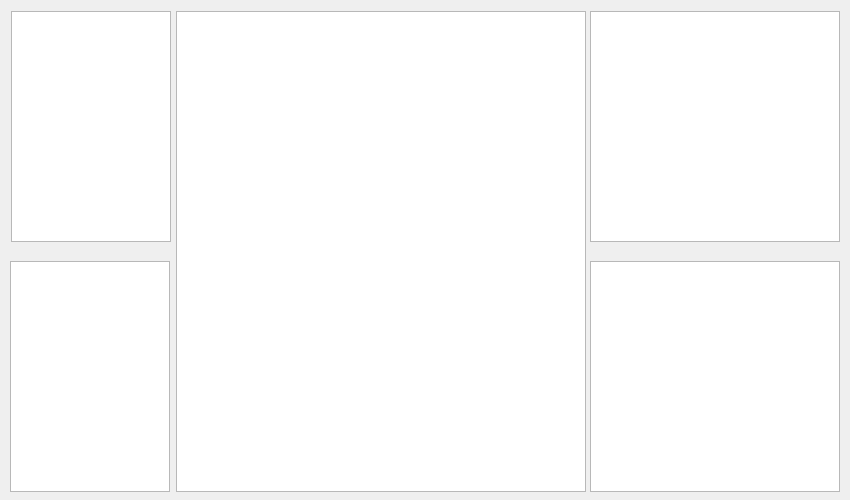
<?xml version="1.0" encoding="UTF-8"?>
<ui version="4.0">
 <class>fileWidget</class>
 <widget class="QWidget" name="fileWidget">
  <property name="geometry">
   <rect>
    <x>0</x>
    <y>0</y>
    <width>850</width>
    <height>500</height>
   </rect>
  </property>
  <property name="windowTitle">
   <string>Form</string>
  </property>
  <widget class="QListView" name="access">
   <property name="geometry">
    <rect>
     <x>11</x>
     <y>11</y>
     <width>160</width>
     <height>231</height>
    </rect>
   </property>
  </widget>
  <widget class="QListView" name="shareMode">
   <property name="geometry">
    <rect>
     <x>10</x>
     <y>261</y>
     <width>160</width>
     <height>231</height>
    </rect>
   </property>
  </widget>
  <widget class="QListView" name="createDisp">
   <property name="geometry">
    <rect>
     <x>590</x>
     <y>11</y>
     <width>250</width>
     <height>231</height>
    </rect>
   </property>
  </widget>
  <widget class="QListView" name="flagAttr">
   <property name="geometry">
    <rect>
     <x>590</x>
     <y>261</y>
     <width>250</width>
     <height>231</height>
    </rect>
   </property>
  </widget>
  <widget class="QTreeView" name="treeView">
   <property name="geometry">
    <rect>
     <x>176</x>
     <y>11</y>
     <width>410</width>
     <height>481</height>
    </rect>
   </property>
  </widget>
 </widget>
 <resources/>
 <connections/>
</ui>
